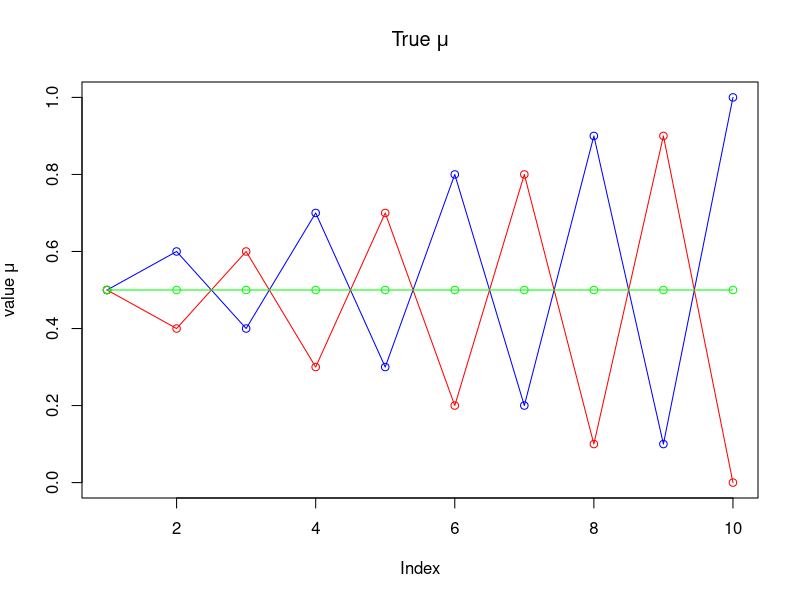
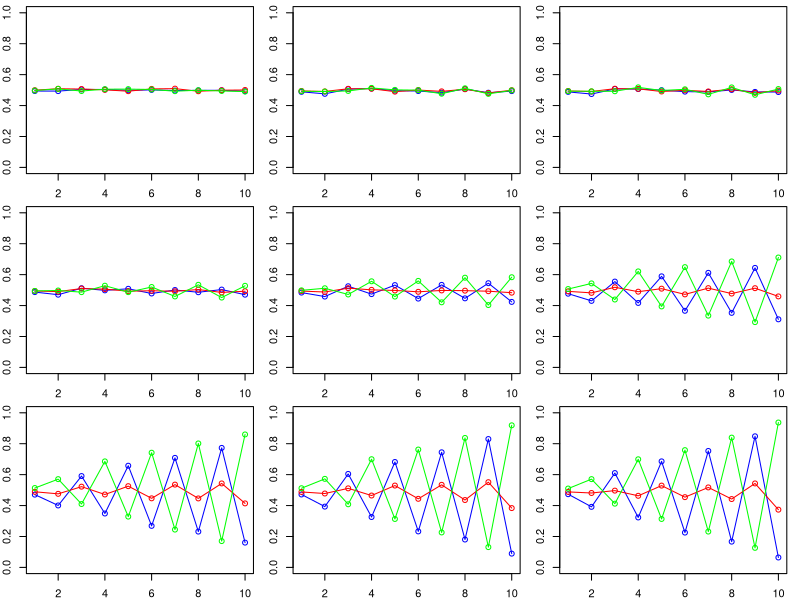
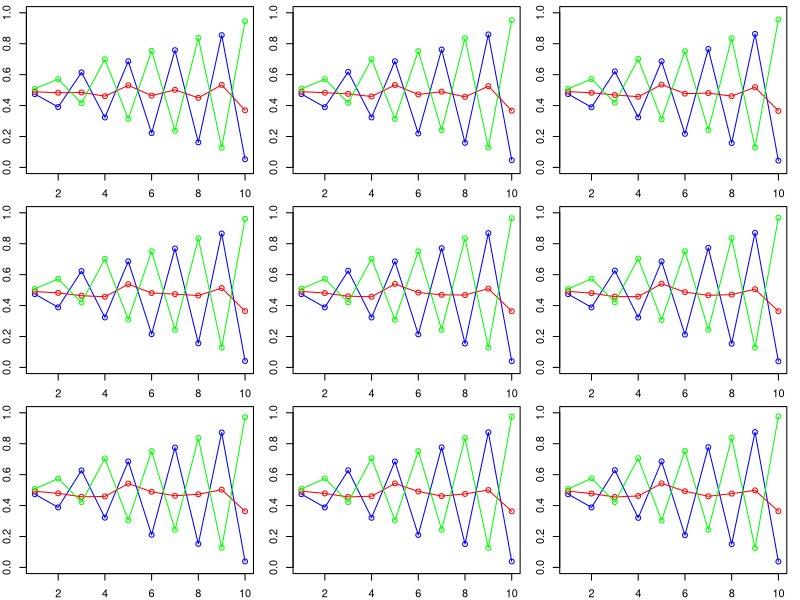
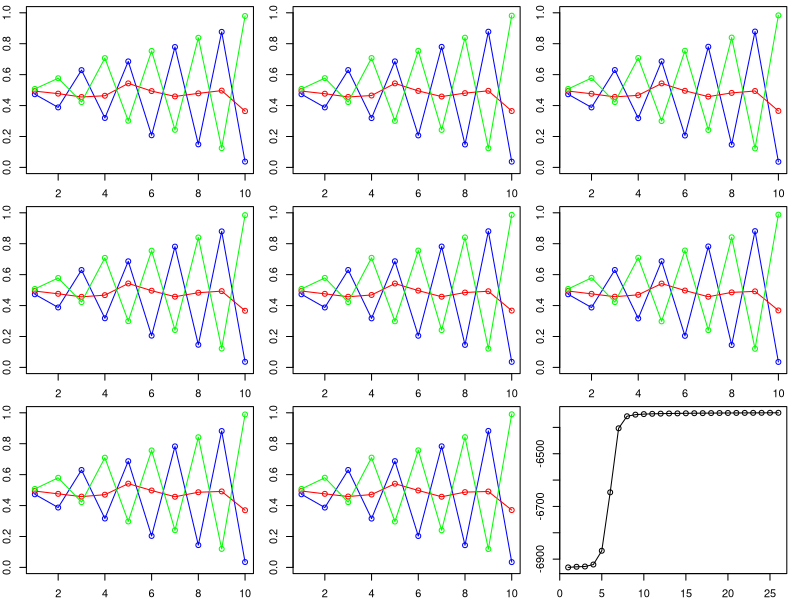
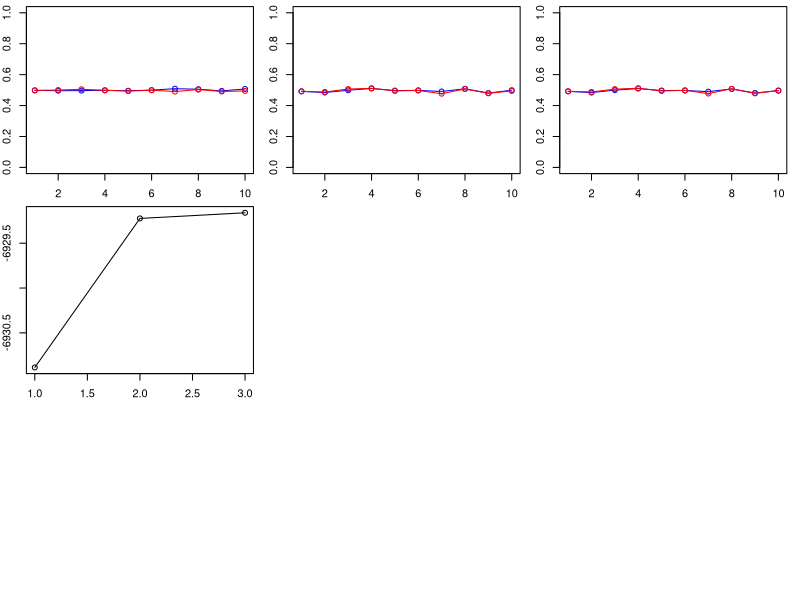
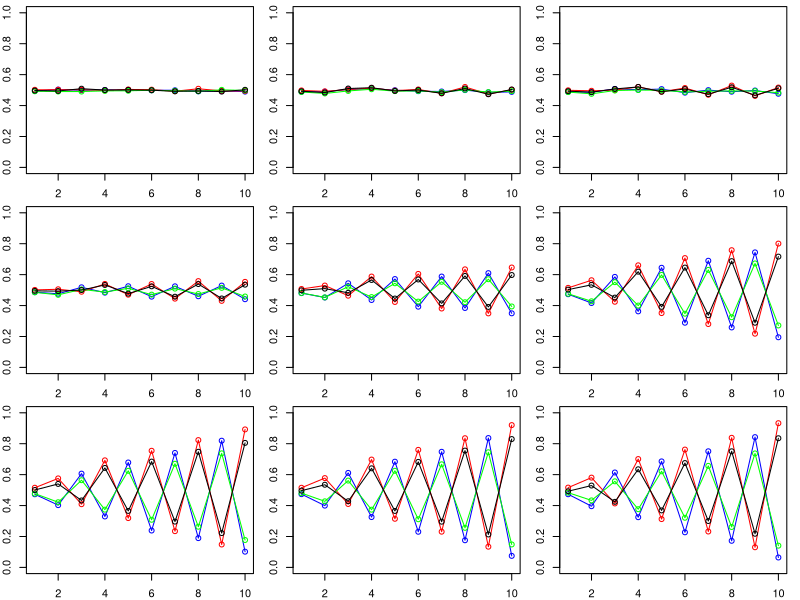
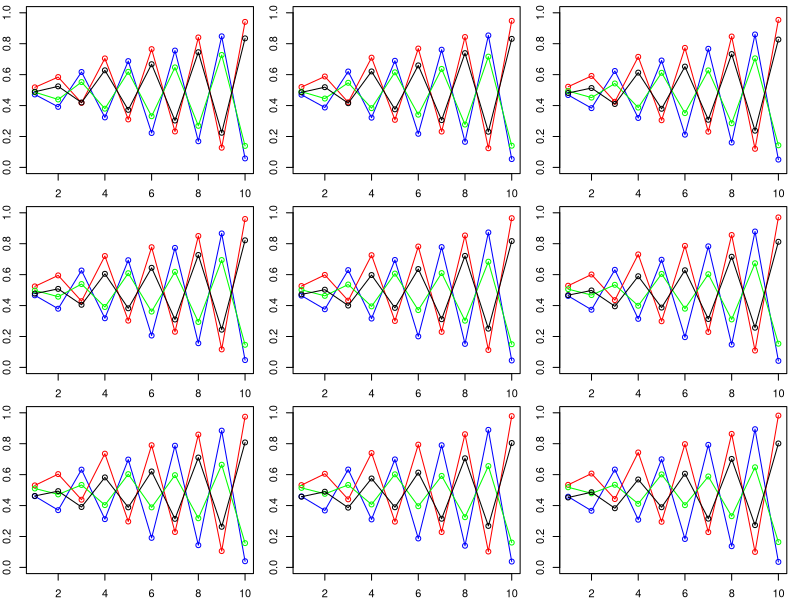
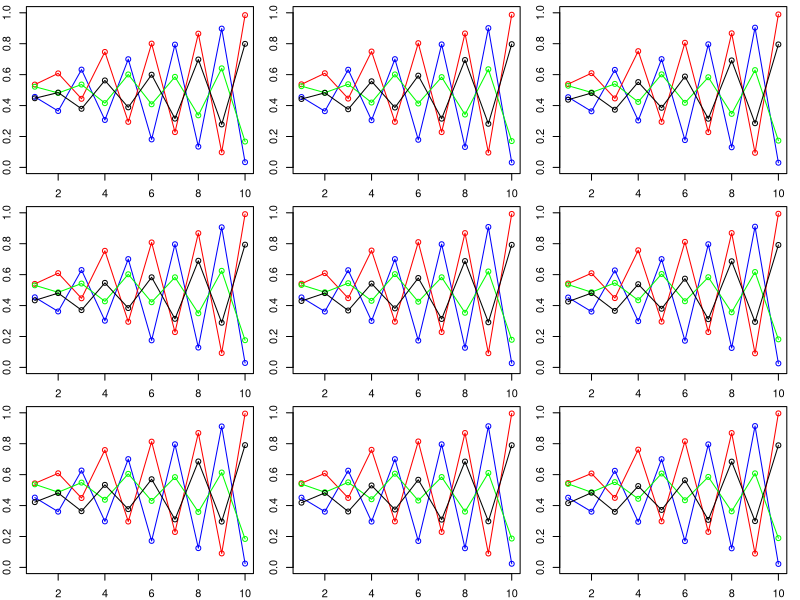

Reproduce these figures in R, in order.
## ---- chunk 1
knitr::opts_chunk$set(echo = TRUE)
## ---- chunk 2
library(randomForest)
library(knitr)

set.seed(1234)
x1<-runif(1000)
x2<-runif(1000)
tedata<-cbind(x1,x2)
y<-as.numeric(x1<x2)
telabels<-as.factor(y)
#plot(x1,x2,col=(y+1))

num_tree <- c(1,10,100)
num_repeat <- 1000
store_mat <- matrix(nrow = num_repeat, ncol = length(num_tree))
for (i in 1:length(num_tree)){
  for (j in 1:num_repeat){
    x1<-runif(100)
    x2<-runif(100)
    trdata<-cbind(x1,x2)
    y<-as.numeric(x1<x2)
    trlabels<-as.factor(y)
    
    m1 <- randomForest(x = trdata, y = trlabels, ntree = num_tree[i], nodesize = 25, keep.forest = TRUE)
    predicted_labels <- predict(m1, newdata = tedata)
    misclassification_error <- mean(predicted_labels != telabels)
    
    store_mat[j,i] <- misclassification_error
  }
}

mean_values <- colMeans(store_mat)
variance_values <- apply(store_mat, 2, var)

result_df <- data.frame(Mean = mean_values, Variance = variance_values)
rownames(result_df) <- c("1 tree", "10 trees", "100 trees")
kable(result_df, caption = "Classification Error", format = "markdown")
## ---- chunk 3
set.seed(1234)
x1<-runif(1000)
x2<-runif(1000)
tedata<-cbind(x1,x2)
y<-as.numeric(x1<0.5)
telabels<-as.factor(y)
#plot(x1,x2,col=(y+1))

num_tree <- c(1,10,100)
num_repeat <- 1000
store_mat <- matrix(nrow = num_repeat, ncol = length(num_tree))
for (i in 1:length(num_tree)){
  for (j in 1:num_repeat){
    x1<-runif(100)
    x2<-runif(100)
    trdata<-cbind(x1,x2)
    y<-as.numeric(x1<0.5)
    trlabels<-as.factor(y)
    
    m1 <- randomForest(x = trdata, y = trlabels, ntree = num_tree[i], nodesize = 25, keep.forest = TRUE)
    predicted_labels <- predict(m1, newdata = tedata)
    misclassification_error <- mean(predicted_labels != telabels)
    
    store_mat[j,i] <- misclassification_error
  }
}

mean_values <- colMeans(store_mat)
variance_values <- apply(store_mat, 2, var)

result_df <- data.frame(Mean = mean_values, Variance = variance_values)
rownames(result_df) <- c("1 tree", "10 trees", "100 trees")
kable(result_df, caption = "Classification Error", format = "markdown")
## ---- chunk 4
set.seed(1234)
x1<-runif(1000)
x2<-runif(1000)
tedata<-cbind(x1,x2)
y<-as.numeric((x1<0.5&x2<0.5)|(x1>0.5&x2>0.5))
telabels<-as.factor(y)
#plot(x1,x2,col=(y+1))

num_tree <- c(1,10,100)
num_repeat <- 1000
store_mat <- matrix(nrow = num_repeat, ncol = length(num_tree))
for (i in 1:length(num_tree)){
  for (j in 1:num_repeat){
    x1<-runif(100)
    x2<-runif(100)
    trdata<-cbind(x1,x2)
    y<-as.numeric((x1<0.5&x2<0.5)|(x1>0.5&x2>0.5))
    trlabels<-as.factor(y)
    
    m1 <- randomForest(x = trdata, y = trlabels, ntree = num_tree[i], nodesize = 12, keep.forest = TRUE)
    predicted_labels <- predict(m1, newdata = tedata)
    misclassification_error <- mean(predicted_labels != telabels)
    
    store_mat[j,i] <- misclassification_error
  }
}

mean_values <- colMeans(store_mat)
variance_values <- apply(store_mat, 2, var)

result_df <- data.frame(Mean = mean_values, Variance = variance_values)
rownames(result_df) <- c("1 tree", "10 trees", "100 trees")
kable(result_df, caption = "Classification Error", format = "markdown")
## ---- chunk 5
set.seed(1234567890)
max_it <- 100 # max number of EM iterations
min_change <- 0.1 # min change in log lik between two consecutive iterations
n=1000 # number of training points
D=10 # number of dimensions
x <- matrix(nrow=n, ncol=D) # training data
true_pi <- vector(length = 3) # true mixing coefficients
true_mu <- matrix(nrow=3, ncol=D) # true conditional distributions
true_pi=c(1/3, 1/3, 1/3)
true_mu[1,]=c(0.5,0.6,0.4,0.7,0.3,0.8,0.2,0.9,0.1,1)
true_mu[2,]=c(0.5,0.4,0.6,0.3,0.7,0.2,0.8,0.1,0.9,0)
true_mu[3,]=c(0.5,0.5,0.5,0.5,0.5,0.5,0.5,0.5,0.5,0.5)
plot(true_mu[1,], type="o", col="blue", ylim=c(0,1), ylab = expression("value "*mu), main = expression("True " * mu))
points(true_mu[2,], type="o", col="red")
points(true_mu[3,], type="o", col="green")
#legend("bottomleft", legend = c(expression(mu[1]), expression(mu[2]), expression(mu[3])), col = c("blue", "red", "green"), pch = 1, bty = "n")
## ---- chunk 6

# Producing the training data
for(i in 1:n) {
  m <- sample(1:3,1,prob=true_pi)
  for(d in 1:D) {
    x[i,d] <- rbinom(1,1,true_mu[m,d])
  }
}
## ---- chunk 7

M=3 # number of clusters
w <- matrix(nrow=n, ncol=M) # weights
pi <- vector(length = M) # mixing coefficients
mu <- matrix(nrow=M, ncol=D) # conditional distributions
llik <- vector(length = max_it) # log likelihood of the EM iterations
# Random initialization of the parameters
pi <- runif(M,0.49,0.51)
pi <- pi / sum(pi)
for(m in 1:M) {
  mu[m,] <- runif(D,0.49,0.51)
}
pi
mu

# create this vector to store value
w_sum <- vector(length = n)
# make labels and margins smaller
par(cex=0.8, mar=c(2,2,0.5,1), mfrow = c(3, 3))

for(it in 1:max_it) {
  plot(mu[1,], type="o", col="blue", ylim=c(0,1), ylab = expression("value "*mu))
  points(mu[2,], type="o", col="red")
  points(mu[3,], type="o", col="green")
  #points(mu[4,], type="o", col="yellow")
  Sys.sleep(0.5)
  # E-step: Computation of the weights
  for (i in 1:n) {
    for (m in 1:M) {
      # log operation for convenience
      w[i, m] <- log(pi[m]) + sum(x[i, ] * log(mu[m, ]) + (1 - x[i, ]) * log(1 - mu[m, ]))
    }
    # exp operation for setting value back
    w[i, ] <- exp(w[i, ])
    # get the real w[i,m]
    w_sum[i] <- sum(w[i, ])
    w[i, ] <- w[i, ] / w_sum[i]
  }
  #Log likelihood computation.
  llik[it] <- sum(log(w_sum))
  
  cat("iteration: ", it, "log likelihood: ", llik[it], "\n")
  flush.console()
  # Stop if the lok likelihood has not changed significantly
  if (it > 1 && abs(llik[it] - llik[it - 1]) < min_change) {
    break
  }
  #M-step: ML parameter estimation from the data and weights
  pi <- colMeans(w)
  for (m in 1:M) {
    mu[m, ] <- colSums(w[, m] * x) / sum(w[, m])
  }
}
## ---- chunk 8

cat("The final pi is:\n")
pi
cat("The final mu is:\n")
mu
plot(llik[1:it], type="o")
## ---- chunk 9

M=2 # number of clusters
w <- matrix(nrow=n, ncol=M) # weights
pi <- vector(length = M) # mixing coefficients
mu <- matrix(nrow=M, ncol=D) # conditional distributions
llik <- vector(length = max_it) # log likelihood of the EM iterations
# Random initialization of the parameters
pi <- runif(M,0.49,0.51)
pi <- pi / sum(pi)
for(m in 1:M) {
  mu[m,] <- runif(D,0.49,0.51)
}
pi
mu

# create this vector to store value
w_sum <- vector(length = n)
# make labels and margins smaller
par(cex=0.8, mar=c(2,2,0.5,1), mfrow = c(3, 3))

for(it in 1:max_it) {
  plot(mu[1,], type="o", col="blue", ylim=c(0,1), ylab = expression("value "*mu))
  points(mu[2,], type="o", col="red")
 # points(mu[3,], type="o", col="green")
  #points(mu[4,], type="o", col="yellow")
  Sys.sleep(0.5)
  # E-step: Computation of the weights
  for (i in 1:n) {
    for (m in 1:M) {
      # log operation for convenience
      w[i, m] <- log(pi[m]) + sum(x[i, ] * log(mu[m, ]) + (1 - x[i, ]) * log(1 - mu[m, ]))
    }
    # exp operation for setting value back
    w[i, ] <- exp(w[i, ])
    # get the real w[i,m]
    w_sum[i] <- sum(w[i, ])
    w[i, ] <- w[i, ] / w_sum[i]
  }
  #Log likelihood computation.
  llik[it] <- sum(log(w_sum))
  
  cat("iteration: ", it, "log likelihood: ", llik[it], "\n")
  flush.console()
  # Stop if the lok likelihood has not changed significantly
  if (it > 1 && abs(llik[it] - llik[it - 1]) < min_change) {
    break
  }
  #M-step: ML parameter estimation from the data and weights
  pi <- colMeans(w)
  for (m in 1:M) {
    mu[m, ] <- colSums(w[, m] * x) / sum(w[, m])
  }
}
## ---- chunk 10

cat("The final pi is:\n")
pi
cat("The final mu is:\n")
mu
plot(llik[1:it], type="o")
## ---- chunk 11

M=4 # number of clusters
w <- matrix(nrow=n, ncol=M) # weights
pi <- vector(length = M) # mixing coefficients
mu <- matrix(nrow=M, ncol=D) # conditional distributions
llik <- vector(length = max_it) # log likelihood of the EM iterations
# Random initialization of the parameters
pi <- runif(M,0.49,0.51)
pi <- pi / sum(pi)
for(m in 1:M) {
  mu[m,] <- runif(D,0.49,0.51)
}
pi
mu

# create this vector to store value
w_sum <- vector(length = n)
# make labels and margins smaller
par(cex=0.8, mar=c(2,2,0.5,1), mfrow = c(3, 3))

for(it in 1:max_it) {
  plot(mu[1,], type="o", col="blue", ylim=c(0,1), ylab = expression("value "*mu))
  points(mu[2,], type="o", col="red")
  points(mu[3,], type="o", col="green")
  points(mu[4,], type="o", col="black")
  Sys.sleep(0.5)
  # E-step: Computation of the weights
  for (i in 1:n) {
    for (m in 1:M) {
      # log operation for convenience
      w[i, m] <- log(pi[m]) + sum(x[i, ] * log(mu[m, ]) + (1 - x[i, ]) * log(1 - mu[m, ]))
    }
    # exp operation for setting value back
    w[i, ] <- exp(w[i, ])
    # get the real w[i,m]
    w_sum[i] <- sum(w[i, ])
    w[i, ] <- w[i, ] / w_sum[i]
  }
  #Log likelihood computation.
  llik[it] <- sum(log(w_sum))
  
  cat("iteration: ", it, "log likelihood: ", llik[it], "\n")
  flush.console()
  # Stop if the lok likelihood has not changed significantly
  if (it > 1 && abs(llik[it] - llik[it - 1]) < min_change) {
    break
  }
  #M-step: ML parameter estimation from the data and weights
  pi <- colMeans(w)
  for (m in 1:M) {
    mu[m, ] <- colSums(w[, m] * x) / sum(w[, m])
  }
}
## ---- chunk 12

cat("The final pi is:\n")
pi
cat("The final mu is:\n")
mu
plot(llik[1:it], type="o")
